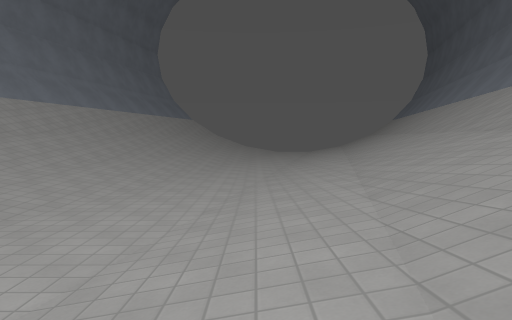
view 1 (above)

18 first-person views from a walk through a 3-D level made in the Godot game engine. The camera is 1.2 m above the floor, tilts 4° down and sees 75° across. The floor is counted in squares, 2 m on a side. Each view is taken from the middle of a square. On the plan, view 1 faces up. The plan holds only what a view shows up to about 10 squares ahead; the rest is blank. The place goes on beyond the plan. Surface patterns are stand-ins for the level's own textures.

view 2
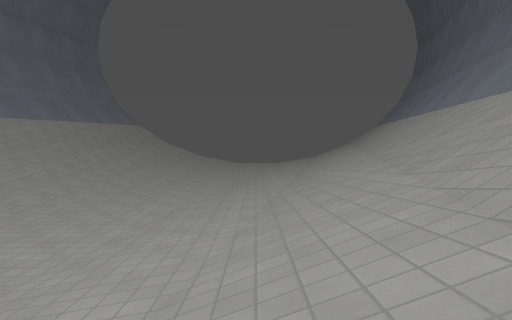

view 3
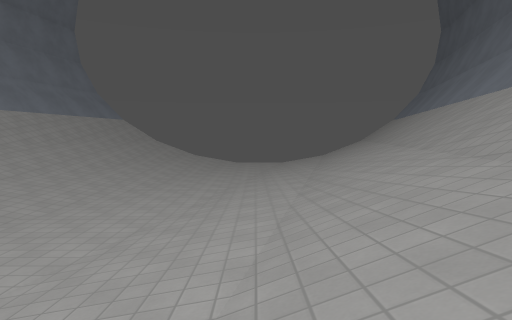

view 4
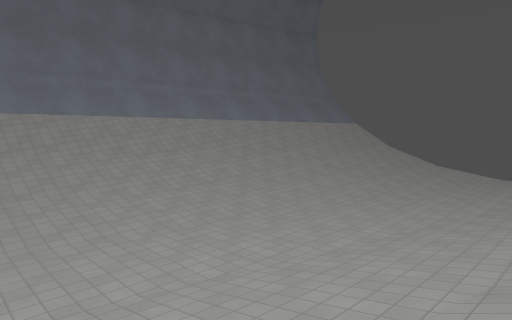

view 5
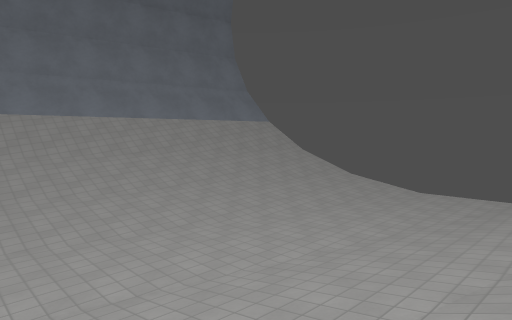

view 6
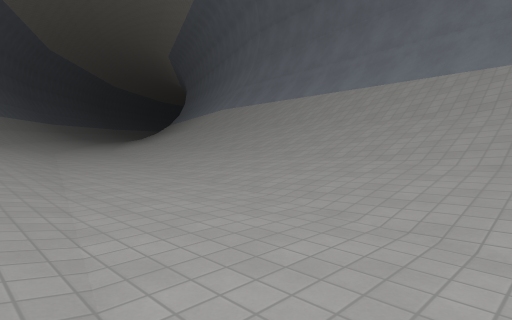

view 7
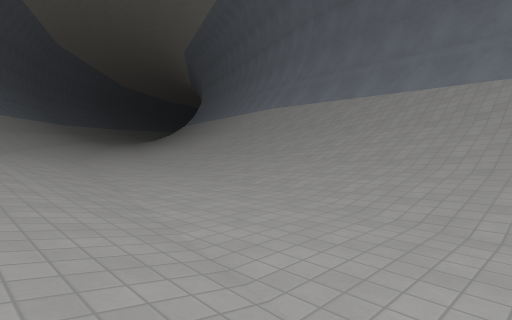

view 8
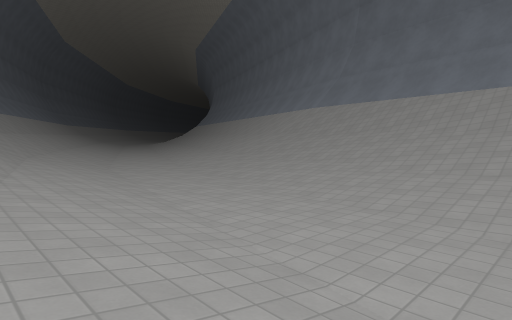

view 9
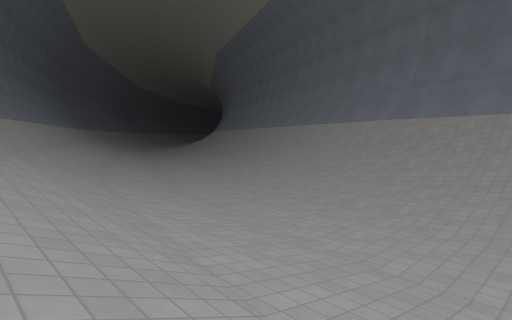

view 10
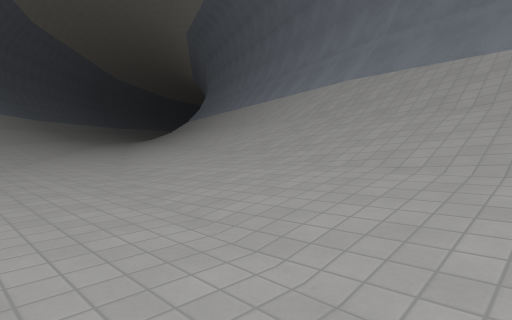

view 11
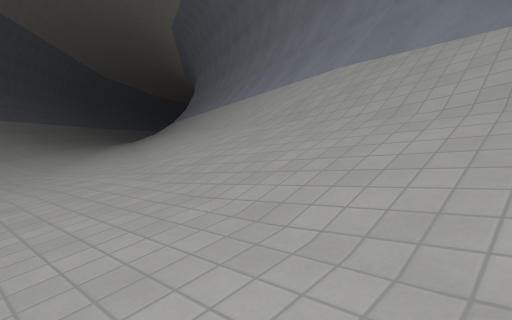

view 12
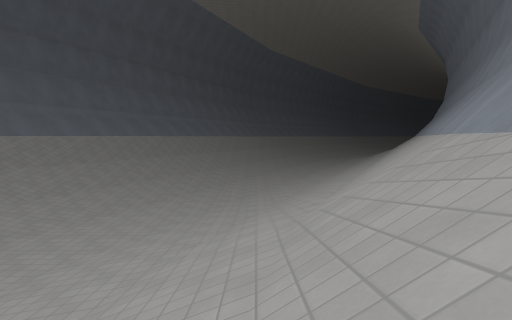

view 13
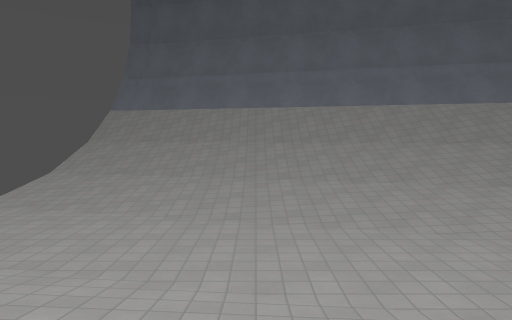

view 14
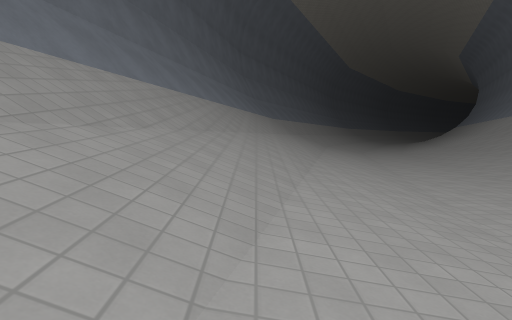

view 15
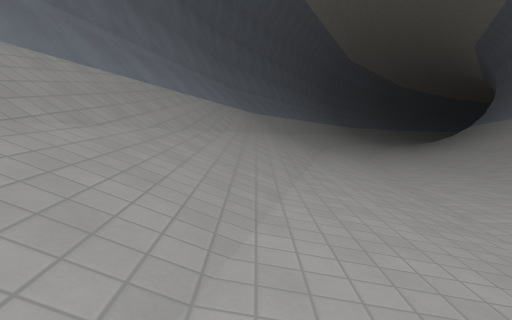

view 16
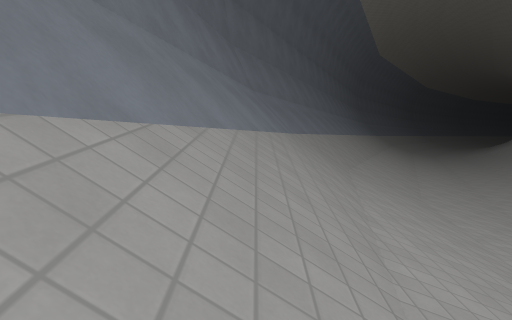

view 17
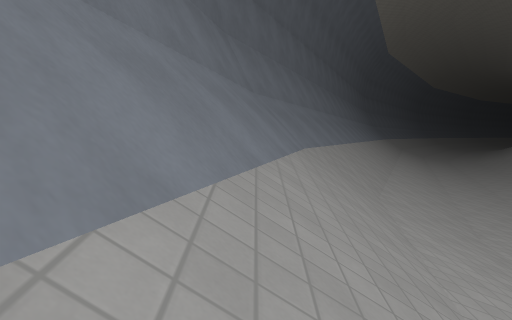

view 18
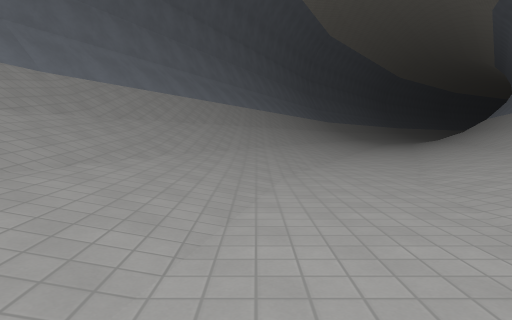

### Floor plan
Key: @ floor where view 1 was taken; # wall or solid block; . main floor; : floor 0.25 m higher than the main floor; + floor 0.5 m higher than the main floor; / step, stairs or slope; = window, fence, low wall or low ledge.
Columns run from 12 left of view 1 to 8 right of it. Each row starts with its distance up from view 1.
 19           //:...:///#
 18          ///:...+///#
 17        #///+:...+///#
 16        #///+...:+//=#
 15       ##///+...:///##
 14       ##///:...+///##
 13       #=///:...+///#
 12       #///+...:+///#
 11      ##///+...:///##
 10      ##///:...:///##
  9      #=///:...+///#
  8      #///+...:+///#
  7      #///+...:///##
  6     ##///:...:///##
  5     ##///:...+///#
  4     #///+....+///#
  3     #///+...:///##
  2    ##///:...:///##
  1    ##///:...+///#
  0    #///+:...@///#
 -1    #///+...:///=#
 -2   ##///+...:///##
 -3   #////:...+///##
 -4  ##///+....+///#
 -5  ##///:...:///=#
 -6  #///+....+///##
 -7 ##///:...:////#
 -8 #///+:...+///##
 -9 #///+...:////#

Positions as (right, up) in squares from view 1, and headings:
1: (0, 0), facing up
2: (2, 3), facing up
3: (2, 5), facing up
4: (3, 7), facing up-left
5: (4, 11), facing up-left
6: (1, 10), facing down-left
7: (1, 7), facing down-left
8: (1, 5), facing down-left
9: (2, 3), facing down-left
10: (-2, 2), facing down-left
11: (-4, 1), facing down-left
12: (-7, 1), facing down
13: (-2, 15), facing right
14: (3, 13), facing down
15: (2, 9), facing down
16: (3, 3), facing down
17: (3, 1), facing down
18: (-2, 1), facing down
